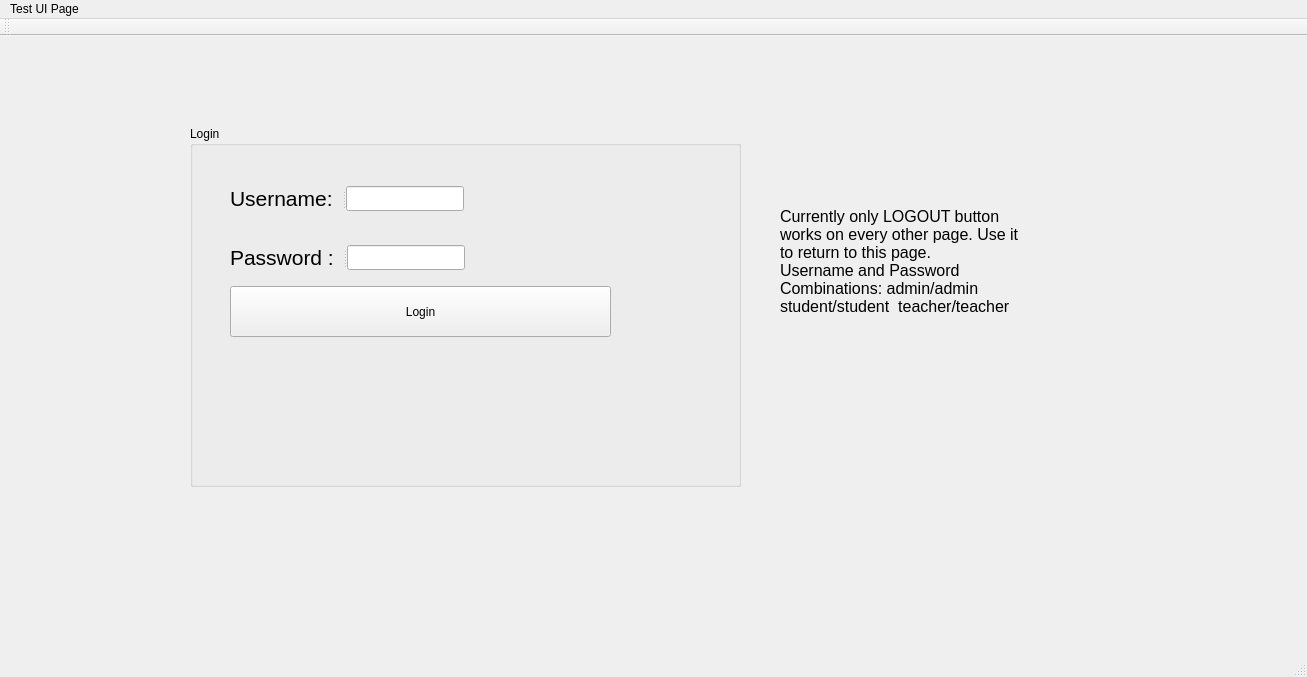
<?xml version="1.0" encoding="UTF-8"?>
<ui version="4.0">
 <class>MyWindow</class>
 <widget class="QMainWindow" name="MyWindow">
  <property name="geometry">
   <rect>
    <x>0</x>
    <y>0</y>
    <width>1307</width>
    <height>677</height>
   </rect>
  </property>
  <property name="windowTitle">
   <string>MyWindow</string>
  </property>
  <widget class="QWidget" name="centralWidget">
   <widget class="QStackedWidget" name="stackedWidget">
    <property name="geometry">
     <rect>
      <x>0</x>
      <y>0</y>
      <width>1301</width>
      <height>631</height>
     </rect>
    </property>
    <property name="currentIndex">
     <number>0</number>
    </property>
    <widget class="QWidget" name="page">
     <widget class="QGroupBox" name="groupBox">
      <property name="geometry">
       <rect>
        <x>190</x>
        <y>90</y>
        <width>551</width>
        <height>361</height>
       </rect>
      </property>
      <property name="title">
       <string>Login</string>
      </property>
      <widget class="QPushButton" name="pushButton">
       <property name="geometry">
        <rect>
         <x>40</x>
         <y>160</y>
         <width>381</width>
         <height>51</height>
        </rect>
       </property>
       <property name="text">
        <string>Login</string>
       </property>
      </widget>
      <widget class="QSplitter" name="splitter">
       <property name="geometry">
        <rect>
         <x>40</x>
         <y>60</y>
         <width>234</width>
         <height>25</height>
        </rect>
       </property>
       <property name="orientation">
        <enum>Qt::Horizontal</enum>
       </property>
       <widget class="QLabel" name="label">
        <property name="font">
         <font>
          <pointsize>16</pointsize>
         </font>
        </property>
        <property name="text">
         <string>Username:</string>
        </property>
       </widget>
       <widget class="QLineEdit" name="usernameLE"/>
      </widget>
      <widget class="QSplitter" name="splitter_2">
       <property name="geometry">
        <rect>
         <x>40</x>
         <y>119</y>
         <width>235</width>
         <height>25</height>
        </rect>
       </property>
       <property name="orientation">
        <enum>Qt::Horizontal</enum>
       </property>
       <widget class="QLabel" name="label_2">
        <property name="font">
         <font>
          <pointsize>16</pointsize>
         </font>
        </property>
        <property name="text">
         <string>Password :</string>
        </property>
       </widget>
       <widget class="QLineEdit" name="passwordLE"/>
      </widget>
     </widget>
     <widget class="QLabel" name="label_7">
      <property name="geometry">
       <rect>
        <x>780</x>
        <y>160</y>
        <width>251</width>
        <height>131</height>
       </rect>
      </property>
      <property name="font">
       <font>
        <pointsize>12</pointsize>
       </font>
      </property>
      <property name="text">
       <string>Currently only LOGOUT button works on every other page. Use it to return to this page.                              Username and Password Combinations: admin/admin student/student  teacher/teacher</string>
      </property>
      <property name="wordWrap">
       <bool>true</bool>
      </property>
     </widget>
    </widget>
    <widget class="QWidget" name="page_2">
     <widget class="QPushButton" name="class_button">
      <property name="geometry">
       <rect>
        <x>100</x>
        <y>170</y>
        <width>181</width>
        <height>81</height>
       </rect>
      </property>
      <property name="text">
       <string>Classes</string>
      </property>
     </widget>
     <widget class="QPushButton" name="teachers_button">
      <property name="geometry">
       <rect>
        <x>100</x>
        <y>280</y>
        <width>181</width>
        <height>81</height>
       </rect>
      </property>
      <property name="text">
       <string>Teachers</string>
      </property>
     </widget>
     <widget class="QPushButton" name="studen_button">
      <property name="geometry">
       <rect>
        <x>100</x>
        <y>400</y>
        <width>181</width>
        <height>81</height>
       </rect>
      </property>
      <property name="text">
       <string>Students</string>
      </property>
     </widget>
     <widget class="QPushButton" name="logout_button">
      <property name="geometry">
       <rect>
        <x>1120</x>
        <y>30</y>
        <width>131</width>
        <height>41</height>
       </rect>
      </property>
      <property name="text">
       <string>logout</string>
      </property>
     </widget>
     <widget class="QListWidget" name="listWidget">
      <property name="geometry">
       <rect>
        <x>310</x>
        <y>120</y>
        <width>731</width>
        <height>431</height>
       </rect>
      </property>
     </widget>
     <widget class="QPushButton" name="grades_button">
      <property name="geometry">
       <rect>
        <x>320</x>
        <y>560</y>
        <width>131</width>
        <height>41</height>
       </rect>
      </property>
      <property name="text">
       <string>Grades</string>
      </property>
     </widget>
     <widget class="QPushButton" name="pushButton_10">
      <property name="geometry">
       <rect>
        <x>840</x>
        <y>560</y>
        <width>131</width>
        <height>41</height>
       </rect>
      </property>
      <property name="text">
       <string>PushButton</string>
      </property>
     </widget>
     <widget class="QPushButton" name="pushButton_11">
      <property name="geometry">
       <rect>
        <x>660</x>
        <y>560</y>
        <width>131</width>
        <height>41</height>
       </rect>
      </property>
      <property name="text">
       <string>PushButton</string>
      </property>
     </widget>
     <widget class="QPushButton" name="pushButton_12">
      <property name="geometry">
       <rect>
        <x>490</x>
        <y>560</y>
        <width>131</width>
        <height>41</height>
       </rect>
      </property>
      <property name="text">
       <string>PushButton</string>
      </property>
     </widget>
     <widget class="QLabel" name="label_3">
      <property name="geometry">
       <rect>
        <x>590</x>
        <y>40</y>
        <width>191</width>
        <height>81</height>
       </rect>
      </property>
      <property name="font">
       <font>
        <pointsize>16</pointsize>
       </font>
      </property>
      <property name="text">
       <string>Student Page</string>
      </property>
     </widget>
    </widget>
    <widget class="QWidget" name="page_3">
     <widget class="QPushButton" name="grades_button_2">
      <property name="geometry">
       <rect>
        <x>330</x>
        <y>550</y>
        <width>131</width>
        <height>41</height>
       </rect>
      </property>
      <property name="text">
       <string>Grades</string>
      </property>
     </widget>
     <widget class="QPushButton" name="teachers_button_2">
      <property name="geometry">
       <rect>
        <x>110</x>
        <y>270</y>
        <width>181</width>
        <height>81</height>
       </rect>
      </property>
      <property name="text">
       <string>Teacher</string>
      </property>
     </widget>
     <widget class="QPushButton" name="studen_button_2">
      <property name="geometry">
       <rect>
        <x>110</x>
        <y>390</y>
        <width>181</width>
        <height>81</height>
       </rect>
      </property>
      <property name="text">
       <string>Student</string>
      </property>
     </widget>
     <widget class="QPushButton" name="logout_button_2">
      <property name="geometry">
       <rect>
        <x>1130</x>
        <y>20</y>
        <width>131</width>
        <height>41</height>
       </rect>
      </property>
      <property name="text">
       <string>Logout</string>
      </property>
     </widget>
     <widget class="QListWidget" name="listWidget_2">
      <property name="geometry">
       <rect>
        <x>320</x>
        <y>110</y>
        <width>731</width>
        <height>431</height>
       </rect>
      </property>
     </widget>
     <widget class="QPushButton" name="class_button_2">
      <property name="geometry">
       <rect>
        <x>110</x>
        <y>160</y>
        <width>181</width>
        <height>81</height>
       </rect>
      </property>
      <property name="text">
       <string>Class</string>
      </property>
     </widget>
     <widget class="QPushButton" name="pushButton_13">
      <property name="geometry">
       <rect>
        <x>670</x>
        <y>550</y>
        <width>131</width>
        <height>41</height>
       </rect>
      </property>
      <property name="text">
       <string>Del</string>
      </property>
     </widget>
     <widget class="QLabel" name="label_4">
      <property name="geometry">
       <rect>
        <x>600</x>
        <y>30</y>
        <width>191</width>
        <height>81</height>
       </rect>
      </property>
      <property name="font">
       <font>
        <pointsize>16</pointsize>
       </font>
      </property>
      <property name="text">
       <string>TEACHER PAGE</string>
      </property>
     </widget>
     <widget class="QPushButton" name="pushButton_14">
      <property name="geometry">
       <rect>
        <x>850</x>
        <y>550</y>
        <width>131</width>
        <height>41</height>
       </rect>
      </property>
      <property name="text">
       <string>WOO</string>
      </property>
     </widget>
     <widget class="QPushButton" name="pushButton_15">
      <property name="geometry">
       <rect>
        <x>500</x>
        <y>550</y>
        <width>131</width>
        <height>41</height>
       </rect>
      </property>
      <property name="text">
       <string>Add</string>
      </property>
     </widget>
    </widget>
    <widget class="QWidget" name="page_4">
     <widget class="QLabel" name="label_5">
      <property name="geometry">
       <rect>
        <x>270</x>
        <y>110</y>
        <width>781</width>
        <height>331</height>
       </rect>
      </property>
      <property name="font">
       <font>
        <pointsize>48</pointsize>
       </font>
      </property>
      <property name="text">
       <string>POWER OVVERWHELMING</string>
      </property>
     </widget>
     <widget class="QPushButton" name="logout_button_3">
      <property name="geometry">
       <rect>
        <x>1140</x>
        <y>30</y>
        <width>131</width>
        <height>41</height>
       </rect>
      </property>
      <property name="text">
       <string>Logout</string>
      </property>
     </widget>
     <widget class="QLabel" name="label_6">
      <property name="geometry">
       <rect>
        <x>590</x>
        <y>150</y>
        <width>181</width>
        <height>91</height>
       </rect>
      </property>
      <property name="text">
       <string>Admin Page</string>
      </property>
     </widget>
    </widget>
   </widget>
  </widget>
  <widget class="QMenuBar" name="menuBar">
   <property name="geometry">
    <rect>
     <x>0</x>
     <y>0</y>
     <width>1307</width>
     <height>21</height>
    </rect>
   </property>
   <widget class="QMenu" name="menuTest_UI_Page">
    <property name="title">
     <string>Test UI Page</string>
    </property>
   </widget>
   <addaction name="menuTest_UI_Page"/>
  </widget>
  <widget class="QToolBar" name="mainToolBar">
   <attribute name="toolBarArea">
    <enum>TopToolBarArea</enum>
   </attribute>
   <attribute name="toolBarBreak">
    <bool>false</bool>
   </attribute>
  </widget>
  <widget class="QStatusBar" name="statusBar"/>
 </widget>
 <layoutdefault spacing="6" margin="11"/>
 <resources/>
 <connections/>
</ui>
